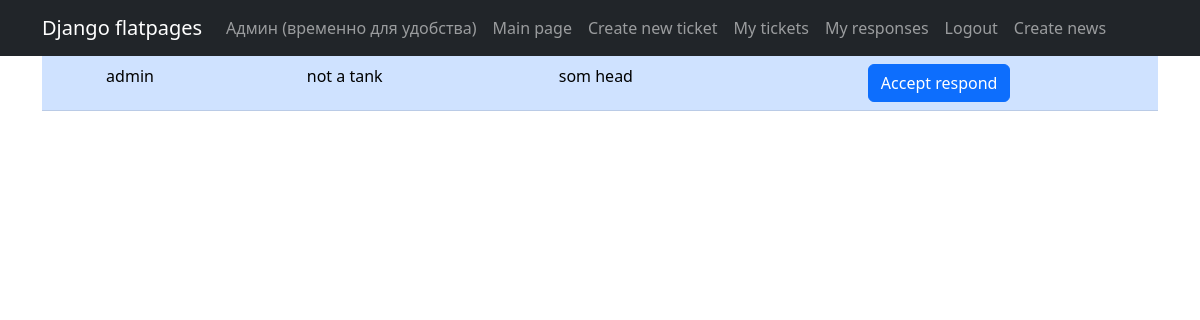
The page /responds/ (signed in) on the database as committed earlier.
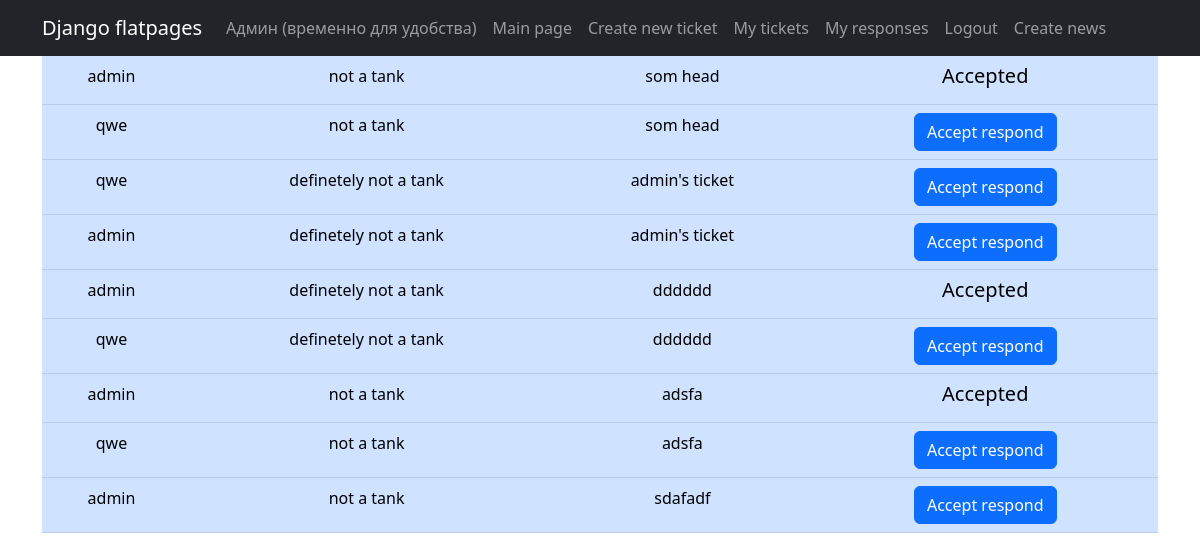
The same page on the database as committed later.
### tickets/models.py (models this page shows, shortened)
class Responds(models.Model):  # автоматическое определение респондера при создании
    ticket = models.ForeignKey(Ticket, on_delete=models.CASCADE)
    responder = models.ForeignKey(User, on_delete=models.CASCADE)
    is_accepted = models.BooleanField(default=False)

class Ticket(models.Model):
    author = models.ForeignKey(User, on_delete=models.CASCADE)
    head = models.CharField(max_length=200)
    body = CKEditor5Field('Text', config_name='extends')
    category = models.CharField(choices=categories, max_length=25)
    pubdate = models.DateField(auto_now_add=True)

### tickets/views.py (the view)
# urls.py: path('responds/', UserRespondsList.as_view()),
class UserRespondsList(ListView, LoginRequiredMixin):  # Вьюшка с откликами на свои тикеты
    model = Responds
    ordering = 'ticket__pubdate'
    template_name = 'responds.html'
    context_object_name = 'responds'
    def get_queryset(self):
        return Responds.objects.filter(ticket__author=self.request.user)

### templates/responds.html (shortened to what this page needs)
{% extends 'flatpages/default.html' %}
    {% block content %}
    {% if responds %}
    <table class="table table-primary">
    {% for respond in responds %}
        <tr>
            <td>
                {{ respond.responder }}
            </td>
            <td>
                {{ respond.ticket.category }}
            </td>
            <td>
                {{ respond.ticket.head }}
            </td>
            <td>
                {% if not respond.is_accepted %}
                <a class="btn btn-primary" href="{% url 'respond_conformation' respond.id %}">Accept respond</a>
                {% else %}
                <h5>Accepted</h5>
                {% endif %}
            </td>
        </tr>
    {% endfor %}
    </table>
    {% else %}
    <h5>Nobody responded to your tickets yet</h5>
    {% endif %}
    {% endblock content %}

### templates/flatpages/default.html (shortened to what this page needs)
<!DOCTYPE html>
<html>
    <head>
        {% load static %}
        <link href="{% static 'css/styles.css' %}" rel="stylesheet" />
    </head>
    <body>
        <nav class="navbar navbar-expand-lg navbar-dark bg-dark static-top">
            <div class="container">
                <a class="navbar-brand" href="#">Django flatpages</a>
                <div class="collapse navbar-collapse" id="navbarResponsive">
                    <ul class="navbar-nav ml-auto">
                        <li class="nav-item">
                            <a class="nav-link" href="/admin/">Админ (временно для удобства)</a>
                        </li>
                        <li class="nav-item">
                            <a class="nav-link" href="/">Main page</a>
                        </li>
                        {% if user.is_authenticated %}
                            <li class="nav-item">
                                <a class="nav-link" href="/create/">Create new ticket</a>
                            </li>
                            <li class="nav-item">
                                <a class="nav-link" href="/my_tickets">My tickets</a>
                            </li>
                            <li class="nav-item">
                                <a class="nav-link" href="/responds/">My responses</a>
                            </li>
                            <li class="nav-item">
                                <a class="nav-link" href="/auth/logout">Logout</a>
                            </li>
                        {% else %}
                            <li class="nav-item">
                                <a class="nav-link" href="/auth/login">Login</a>
                            </li>
                        {% endif %}
                        {% if user.is_staff %}
                            <li class="nav-item">
                            <a class="nav-link" href="/create_news">Create news</a>
                            </li>
                        {% endif %}
                    </ul>
                </div>
            </div>
        </nav>
        <div class="container">
            <div class="row">
                <div class="col-lg-12 text-center">
                    {% block content %}
                    {% endblock content %}
                </div>
            </div>
        </div>
    </body>
</html>

Rows that differ between the two databases and show on the page:
changed Responds (number 1 of 9 on the later page): is_accepted "Accept respond" → "Accepted"
added Responds: responder "qwe", ticket.category "not a tank", ticket.head "som head", is_accepted "Accept respond"
added Responds: responder "qwe", ticket.category "definetely not a tank", ticket.head "admin's ticket", is_accepted "Accept respond"
added Responds: responder "admin", ticket.category "definetely not a tank", ticket.head "admin's ticket", is_accepted "Accept respond"
added Responds: responder "admin", ticket.category "definetely not a tank", ticket.head "dddddd", is_accepted "Accepted"
added Responds: responder "qwe", ticket.category "definetely not a tank", ticket.head "dddddd", is_accepted "Accept respond"
added Responds: responder "admin", ticket.category "not a tank", ticket.head "adsfa", is_accepted "Accepted"
added Responds: responder "qwe", ticket.category "not a tank", ticket.head "adsfa", is_accepted "Accept respond"
added Responds: responder "admin", ticket.category "not a tank", ticket.head "sdafadf", is_accepted "Accept respond"
